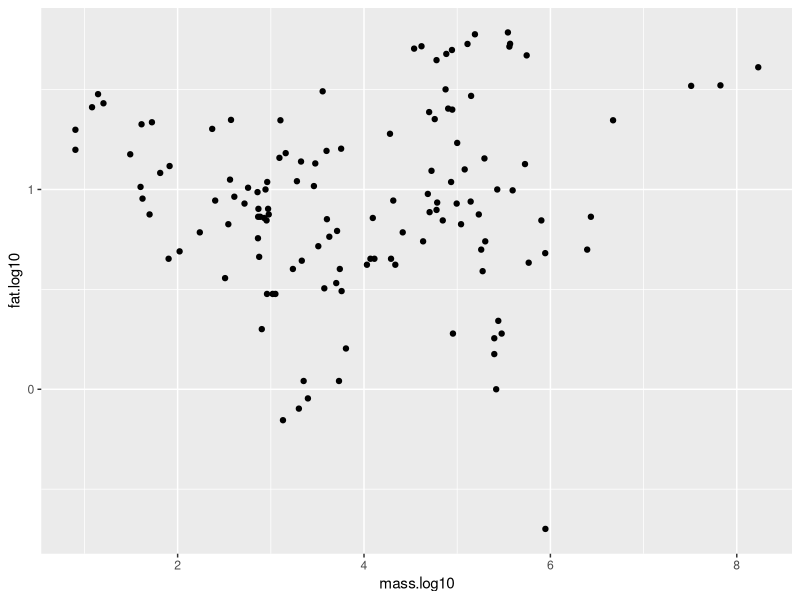
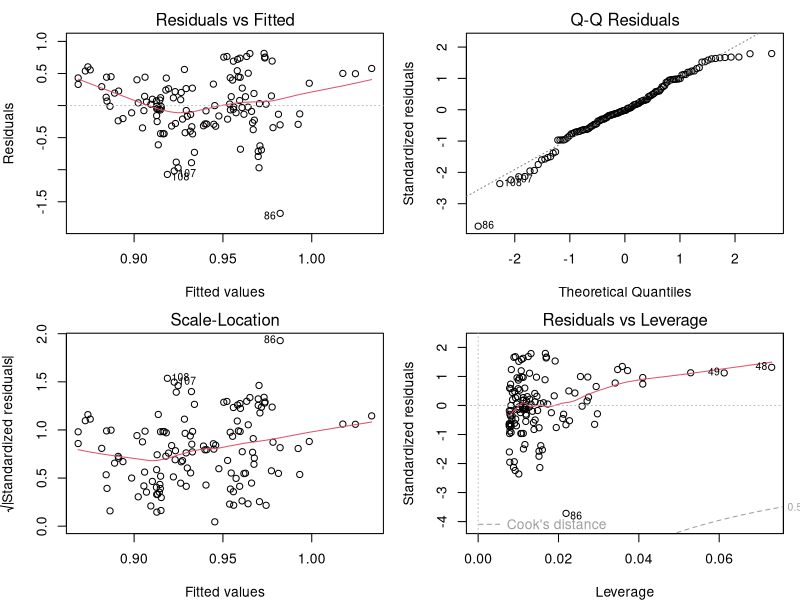
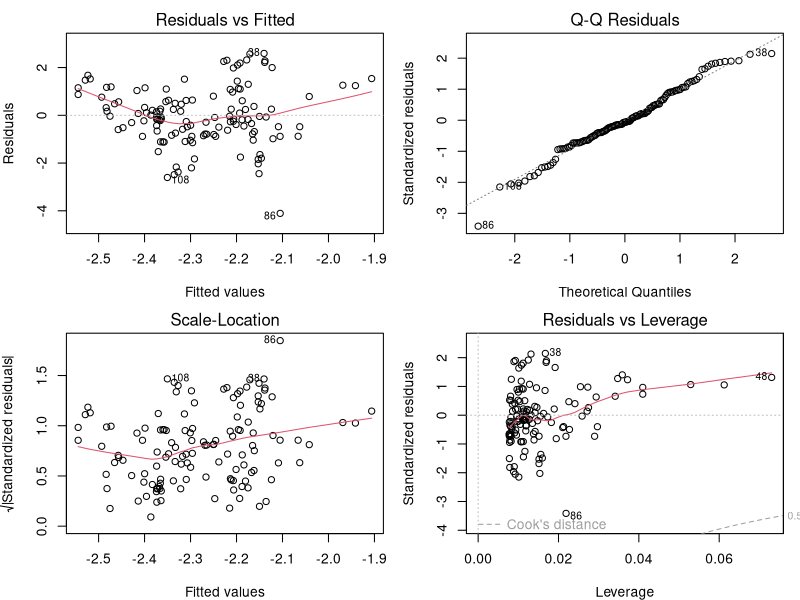
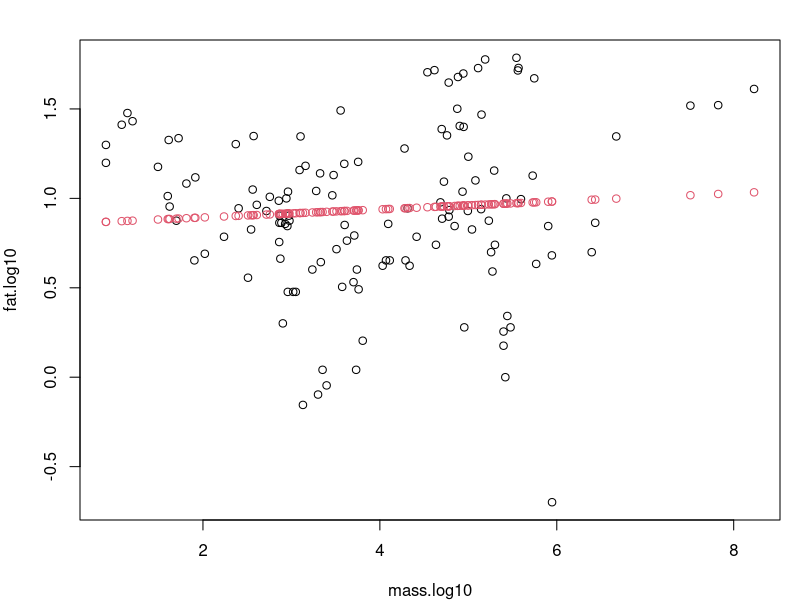
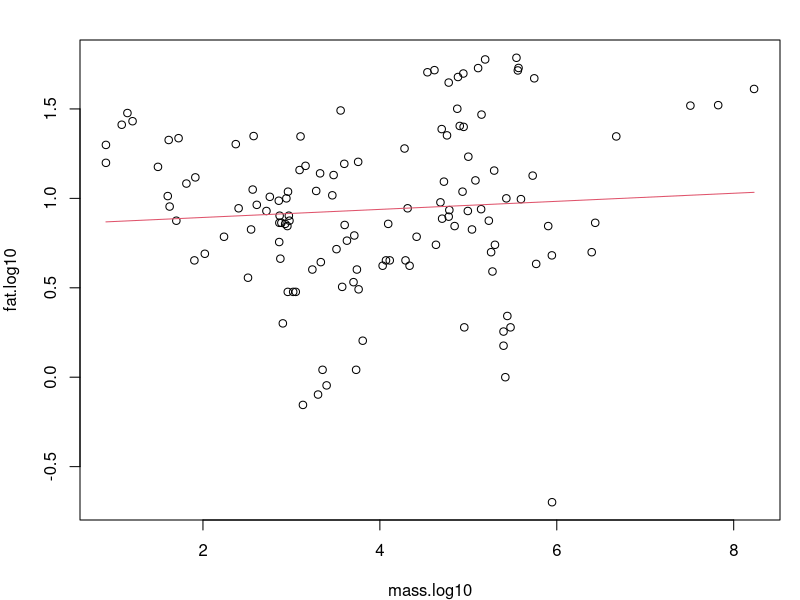
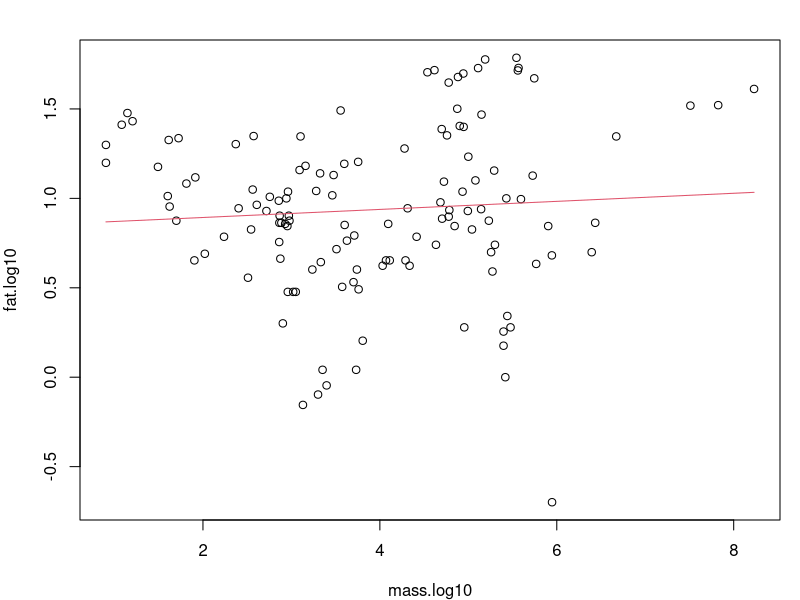
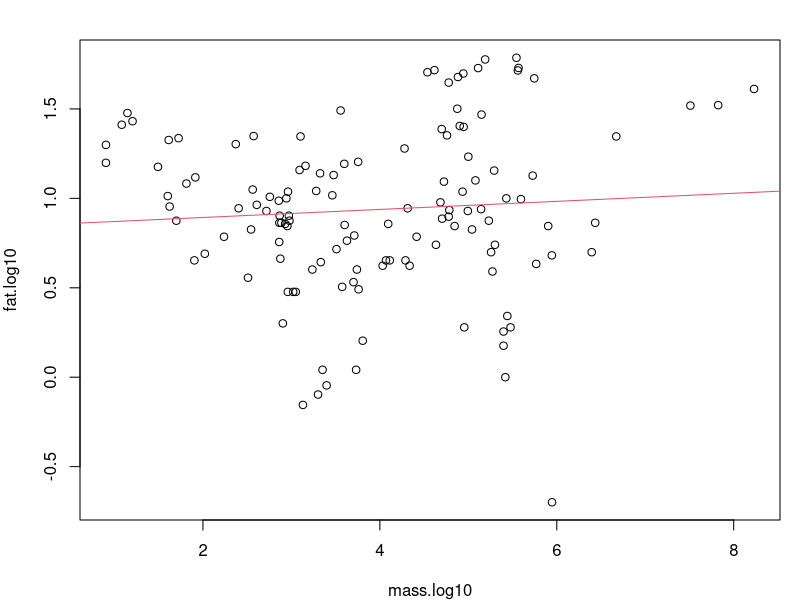

Write the R code that produced these figures, in order.
## ---- chunk 1
knitr::opts_chunk$set(echo = TRUE)
## ---- chunk 2
setwd("C:/Users/Jackie/Desktop")
dat2 <- read.csv("milk_subset.csv")
## ---- chunk 3
library(ggplot2)
qplot(y=fat.log10,
      x=mass.log10, 
      data = dat2)
## ---- chunk 4
log.log.mass <- lm(fat.log10 ~ mass.log10, data = dat2)


## ---- chunk 5
summary(log.log.mass)
## ---- chunk 6
logit.log.mass <- lm(fat.logit ~ mass.log10, data = dat2)

summary(logit.log.mass)
## ---- chunk 7
coef(log.log.mass)
coef(logit.log.mass)
## ---- chunk 8
summary(log.log.mass)$coefficients
summary(logit.log.mass)$coefficients
## ---- chunk 9
par(mfrow = c(2,2), 
    mar = c(4,4,2,1))
plot(log.log.mass)
## ---- chunk 10
par(mfrow = c(2,2), 
    mar = c(4,4,2,1))
plot(logit.log.mass)
## ---- chunk 11
y.hat <- predict(log.log.mass)
## ---- chunk 12
dat2$y.hat <- y.hat
## ---- chunk 13
par(mfrow = c(1,1))

#plot raw dat
plot(fat.log10 ~ mass.log10, data = dat2)

#plot predicitons as points
points(y.hat ~ mass.log10, data  = dat2, col = 2)
## ---- chunk 14
#plot raw dat
plot(fat.log10 ~ mass.log10, data = dat2)

#plot predicitons as points
points(y.hat ~ mass.log10, 
       data  = dat2, 
       col = 2, 
       type = "l")
## ---- chunk 15
#get the range of x variable
observed.range <- range(dat2$mass.log10)

observed.range
## ---- chunk 16
#make new dataframe
newdat <- data.frame(mass.log10 = observed.range)

newdat
## ---- chunk 17
y.hat2 <- predict(log.log.mass, 
                  newdat = newdat)

y.hat2
## ---- chunk 18
newdat$y.hat2 <- y.hat2

newdat
## ---- chunk 19
#plot raw dat
plot(fat.log10 ~ mass.log10, data = dat2)

#plot predicitons as points
points(y.hat2 ~ mass.log10, 
       data  = newdat, 
       col = 2, 
       type = "l")
## ---- chunk 20
#plot raw dat
plot(fat.log10 ~ mass.log10, 
     data = dat2)

#plot model w/abline
abline(log.log.mass, 
       col = 2)
